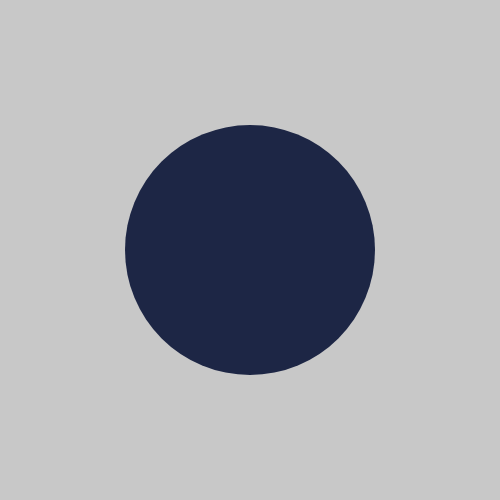
Frame 1 (no input)
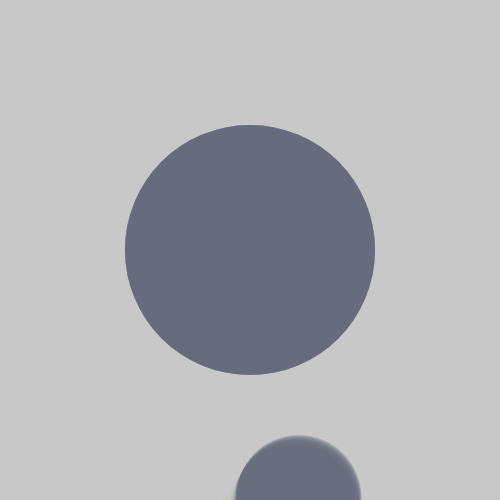
Frame 60 (no input)
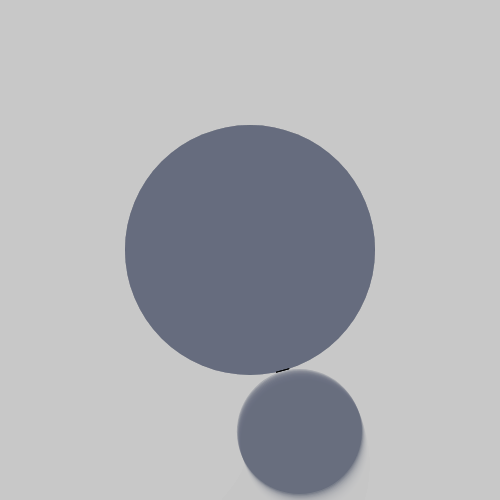
Frame 120 (the mouse pressed at the canvas centre since frame 60)

The p5.js sketch that drew these frames (run headless with seeded random() and noise() and a simulated clock; from frame 60 on, the mouse is pressed at the canvas centre):

// p5.js sketch
// ── sketch.js
// code created for the introduction to creative coding workshop (produced for techweek 2021)
// Author Phoebe Zeller - phoebe.zeller@vuw.ac.nz
// and Doug Easterly - douglasasterly@vuw.ac.nz
// Trigonometry / intersect function from - https://artport.whitney.org/commissions/softwarestructures2016/map.html

circleColor = [];
circles = [];
//
// let speed = .5;

function setup() {
  // create the drawing canvas, save the canvas element
  createCanvas(500, 500);
  background(200);
  let centerX = width / 2;
  let centerY = height / 2;

  let cAR = width / 4;
  let cBR = width / 8;

  let cB_origin = height + cBR;

  let div = 360;

  let vSpeed = 1.1;

  circleColor.push(color(240, 215, 123)); // light yellow
  circleColor.push(color(180, 218, 229)); // light blue
  circleColor.push(color(174, 147, 190)); //lavender
  circleColor.push(color(92, 89, 146)); // orchid
  circleColor.push(color(64, 51, 105)); // purple
  circleColor.push(color(29, 38, 69)); // navy
  circleColor.push(color(20, 25, 31)); // off black
  // constructor(px, py, pr, pw, pxs, pys) {
  //

//x, y, radius, width, color, xSpeed, Yspeed
  circleA = new Circle(centerX, centerY,cAR, cAR *2, circleColor[floor(random(0,circleColor.length))], 0, 0, null, "A");
  circleC = new Circle(centerX, height+cBR,cBR, cBR *2, circleColor[floor(random(0,circleColor.length))], TAU/div, vSpeed, circleA,"C");
  circleB = new Circle(centerX, height+cBR,cBR, cBR *2, circleColor[floor(random(0,circleColor.length))], TAU/div, vSpeed, circleC, "B");

  circles.push(circleA);
    circles.push(circleB);
      circles.push(circleC);
}

function draw() {

  noStroke();
  background(200, 50);
  for (var i = 0; i<circles.length;++i){
      circles[i].show();
      intersect(circles[0],circles[1]);
  }

}

// useful links to understand the Trigonometry principles
// https://geometryhelp.net/finding-length-common-chord/
// and https://www.youtube.com/watch?v=wbwIb69utaw&list=LL&index=2
function intersect(cA, cB) {

  var cAr2 = cA.r * cA.r;
  var cBr2 = cB.r * cB.r;

  var dx = cA.x - cB.x;
  var dy = cA.y - cB.y;
  var d2 = dx * dx + dy * dy;
  var d = sqrt(d2); // distance between circles

// if the circles are not overlapping, return from this function
  if ((d > cA.r + cB.r) || (d < abs(cA.r - cB.r))) {
    return; // no solution
  }

// constructing the common chord
  var a = (cAr2 - cBr2 + d2) / (2 * d);
  var h = sqrt(cAr2 - a * a);
  var x2 = cA.x + a * (cB.x - cA.x) / d;
  var y2 = cA.y + a * (cB.y - cA.y) / d;

  var paX = x2 + h * (cB.y - cA.y) / d;
  var paY = y2 - h * (cB.x - cA.x) / d;
  var pbX = x2 - h * (cB.y - cA.y) / d;
  var pbY = y2 + h * (cB.x - cA.x) / d;

// draw the common chord
  stroke(0);
  line(paX, paY, pbX, pbY);
  noStroke();

}

// ── circle.js
class Circle {

  constructor(px, py, pr, pw, pCol, pxs, pys, pxy, pid) {

    this.x = px;
    this.y = py;
    this.oY= py
    this.oX= px;
    this.r = pr;
    this.w = pw;
    this.pC = pCol;
    this.r2 = this.r * this.r;
    this.xSpeed = pxs;
    this.ySpeed = pys;
    this.proxy = pxy; // another circle used to have a seemless transition off/on stage
    this.id = pid;
    this.theta = 0;
  }

show(){
if(this.id == "A") {
   fill(this.pC);
     this.pC.setAlpha(50);
  // x, y, width
 ellipse(this.x, this.y, this.w);
}

  if(this.id == "B"){

    //  angle for the x value will move in a wave
      this.theta +=this.xSpeed;

  // if B is partially off stage, draw 2 circles
    if (this.y - this.w /2 < 0) {
      fill(this.pC);
      this.proxy.pC.setAlpha(50);
      ellipse(this.proxy.x, this.proxy.y, this.proxy.w);
      this.proxy.y -= this.proxy.ySpeed;
      this.proxy.x = this.proxy.x + cos(this.theta);

      fill(this.pC);
      this.pC.setAlpha(50);
      ellipse(this.x, this.y, this.w);
      this.y -= this.ySpeed;
      this.x = this.x + cos(this.theta);


    } else {
      fill(this.pC);
      this.pC.setAlpha(50);
      ellipse(this.x, this.y, this.w);
      this.y -= this.ySpeed;
      this.x = this.x + cos(this.theta);
    }
    //B has moved fully off stage, transfer y value and reset
    if (this.y < -this.w / 2) {
      this.y = this.proxy.y;
      this.x = this.proxy.x;
      this.proxy.y = this.proxy.oY;
      this.proxy.x = this.proxy.oX;

    }

  }





}


}
